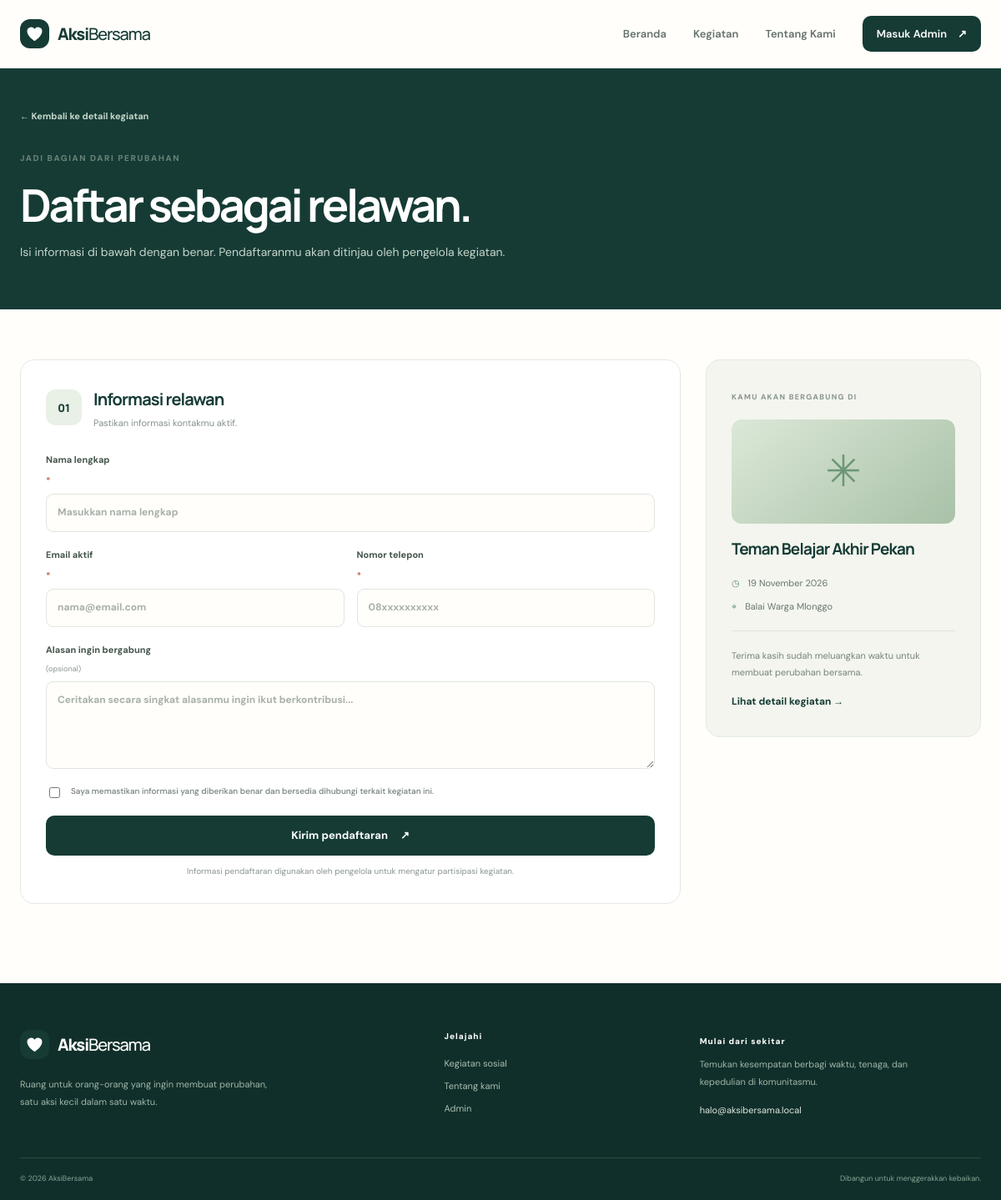
/register.php?event_id=2, run on the app's committed database.
### tables this page shows
CREATE TABLE events (
    id BIGINT UNSIGNED AUTO_INCREMENT PRIMARY KEY,
    title VARCHAR(150) NOT NULL,
    category ENUM('lingkungan','pendidikan','sosial','kesehatan','kemanusiaan','lainnya') NOT NULL DEFAULT 'sosial',
    event_date DATE NOT NULL,
    location VARCHAR(180) NOT NULL,
    capacity INT UNSIGNED NOT NULL DEFAULT 30,
    description TEXT NOT NULL,
    requirements TEXT NULL,
    image_url VARCHAR(500) NULL,
    status ENUM('draft','published') NOT NULL DEFAULT 'draft',
    created_by BIGINT UNSIGNED NULL,
    created_at TIMESTAMP DEFAULT CURRENT_TIMESTAMP,
    updated_at TIMESTAMP DEFAULT CURRENT_TIMESTAMP ON UPDATE CURRENT_TIMESTAMP,
    CONSTRAINT fk_events_admin FOREIGN KEY (created_by) REFERENCES admins(id) ON DELETE SET NULL,
    INDEX idx_events_public (status, event_date),
    INDEX idx_events_category (category)
);

### includes/functions.php (called while the page is built, shortened)
<?php
function e(?string $value): string {
    return htmlspecialchars($value ?? '', ENT_QUOTES | ENT_SUBSTITUTE, 'UTF-8');
}
function url(string $path = ''): string {
    return rtrim(BASE_URL, '/') . '/' . ltrim($path, '/');
}
function format_date(?string $date): string {
    $months = [1=>'Januari', 'Februari', 'Maret', 'April', 'Mei', 'Juni', 'Juli', 'Agustus', 'September', 'Oktober', 'November', 'Desember'];
    $time = strtotime($date);
    return date('j', $time) . ' ' . $months[(int)date('n', $time)] . ' ' . date('Y', $time);
}

### register.php (the view, shortened to what this page needs)
<?php
require_once __DIR__ . '/config/config.php';
require_once __DIR__ . '/includes/functions.php';
$eventId = filter_input(INPUT_GET, 'event_id', FILTER_VALIDATE_INT) ?: filter_input(INPUT_POST, 'event_id', FILTER_VALIDATE_INT);
$stmt = $pdo->prepare("SELECT e.*, (SELECT COUNT(*) FROM registrations r WHERE r.event_id=e.id AND r.status IN ('menunggu','diterima','hadir')) AS registered_count FROM events e WHERE e.id=? AND e.status='published' LIMIT 1");
$stmt->execute([$eventId]);
$event = $stmt->fetch();
$name = $email = $phone = $motivation = '';
require __DIR__ . '/includes/header.php';
?>
<section class="page-hero page-hero-small"><div class="container"><a class="back-link" href="<?= e(url('event.php?id=' . $event['id'])) ?>">← Kembali ke detail kegiatan</a><span class="eyebrow">JADI BAGIAN DARI PERUBAHAN</span><h1>Daftar sebagai relawan.</h1><p>Isi informasi di bawah dengan benar. Pendaftaranmu akan ditinjau oleh pengelola kegiatan.</p></div></section>
<section class="section form-section"><div class="container registration-layout">
    <div class="form-card">
        <div class="form-card-heading"><span class="form-step">01</span><div><h2>Informasi relawan</h2><p>Pastikan informasi kontakmu aktif.</p></div></div>
        <form method="post" action="<?= e(url('register.php?event_id=' . $event['id'])) ?>" class="form-stack">
            <label>Nama lengkap <span>*</span><input type="text" name="name" value="<?= e($name) ?>" maxlength="100" placeholder="Masukkan nama lengkap" required autocomplete="name"></label>
            <div class="form-row"><label>Email aktif <span>*</span><input type="email" name="email" value="<?= e($email) ?>" maxlength="150" placeholder="nama@email.com" required autocomplete="email"></label><label>Nomor telepon <span>*</span><input type="tel" name="phone" value="<?= e($phone) ?>" maxlength="30" placeholder="08xxxxxxxxxx" required autocomplete="tel"></label></div>
            <label>Alasan ingin bergabung <small>(opsional)</small><textarea name="motivation" rows="4" maxlength="1000" placeholder="Ceritakan secara singkat alasanmu ingin ikut berkontribusi..."><?= e($motivation) ?></textarea></label>
            <label class="consent-check"><input type="checkbox" required><span>Saya memastikan informasi yang diberikan benar dan bersedia dihubungi terkait kegiatan ini.</span></label>
            <button class="btn btn-primary btn-block" type="submit">Kirim pendaftaran <span>↗</span></button>
            <p class="form-privacy">Informasi pendaftaran digunakan oleh pengelola untuk mengatur partisipasi kegiatan.</p>
        </form>
    </div>
    <aside class="event-summary"><span class="summary-label">KAMU AKAN BERGABUNG DI</span><div class="summary-art">✳</div><h3><?= e($event['title']) ?></h3><div class="summary-meta"><span>◷</span><?= e(format_date($event['event_date'])) ?></div><div class="summary-meta"><span>⌖</span><?= e($event['location']) ?></div><div class="summary-divider"></div><p>Terima kasih sudah meluangkan waktu untuk membuat perubahan bersama.</p><a href="<?= e(url('event.php?id=' . $event['id'])) ?>" class="text-link">Lihat detail kegiatan →</a></aside>
</div></section>
<?php require __DIR__ . '/includes/footer.php'; ?>

### assets/css/style.css (style rules this page uses)
:root { --forest:#163b35;--forest-2:#214d43;--forest-3:#2d6255;--sage:#dce9df;--sage-2:#eef4ef;--cream:#f8f7f1;--paper:#fffefa;--ink:#1e2c28;--muted:#77837d;--line:#e5e9e3;--amber:#e6b85c;--coral:#df8b6c;--blue:#e3eef8;--shadow:0 18px 55px rgba(21,52,44,.08);--radius:20px }
* { box-sizing:border-box }
html { scroll-behavior:smooth;scroll-padding-top:90px }
body { margin:0;background:var(--paper);color:var(--ink);font-family:'DM Sans',sans-serif;font-size:15px;line-height:1.65;-webkit-font-smoothing:antialiased }
h1,h2,h3,h4,p { margin-top:0 }
h1,h2,h3,.brand { font-family:'Manrope',sans-serif;letter-spacing:-.045em }
a { color:inherit;text-decoration:none }
button,input,textarea,select { font:inherit }
button,a,input,textarea,select { -webkit-tap-highlight-color:transparent }
button { cursor:pointer }
.container { width:min(1160px,calc(100% - 48px));margin-inline:auto }
.eyebrow { display:inline-flex;align-items:center;gap:9px;color:#698278;font-size:10px;font-weight:800;letter-spacing:.16em;line-height:1.4 }
.btn { display:inline-flex;align-items:center;justify-content:center;gap:15px;border:0;border-radius:10px;padding:13px 19px;font-weight:700;font-size:13px;transition:transform .2s,background .2s;cursor:pointer }
.btn-primary { background:var(--forest);color:#fff }
.btn-block { width:100% }
.text-link { font-size:12px;font-weight:700;color:var(--forest) }
.section { padding:95px 0 }
.page-hero { background:var(--forest);color:#fff;padding:65px 0 70px }
.page-hero .back-link { display:block;margin-bottom:28px;color:#c5d7ca }
.back-link { font-size:11px;font-weight:700;color:#688077;display:inline-block;margin-bottom:20px }
.page-hero h1 { font-size:clamp(36px,5vw,54px);line-height:1.15;letter-spacing:-.06em;margin:13px 0 }
.page-hero>div>p { color:#c5d5cb;max-width:680px;font-size:14px;line-height:1.9;margin-bottom:0 }
.page-hero-small { padding:48px 0 55px }
.panel-kicker,.summary-label { font-size:9px;font-weight:800;letter-spacing:.14em;color:#8a978f }
.form-section { padding-top:60px }
.registration-layout { display:grid;grid-template-columns:minmax(0,1fr) 330px;gap:30px;align-items:start }
.form-card,.event-summary { background:#fff;border:1px solid var(--line);border-radius:17px;padding:30px }
.form-card-heading { display:flex;gap:14px;align-items:center;margin-bottom:26px }
.form-step { width:43px;height:43px;display:grid;place-items:center;border-radius:12px;background:#e9f0e6;color:var(--forest);font:800 13px 'Manrope',sans-serif }
.form-card-heading h2 { font-size:20px;color:var(--forest);margin:0 0 3px }
.form-card-heading p { font-size:11px;color:#859188;margin:0 }
.form-stack,.admin-form { display:flex;flex-direction:column;gap:18px }
.form-stack label,.admin-form label { display:flex;flex-direction:column;gap:7px;font-size:11px;font-weight:700;color:#44554b }
.form-stack label>span:not(.consent-check span),.admin-form label>span { color:#c96e51 }
.form-stack label small,.admin-form label small { font-weight:400;color:#8a958d }
.form-stack input:not([type=checkbox]),.form-stack textarea,.admin-form input,.admin-form textarea,.admin-form select,.status-form select { width:100%;border:1px solid #dfe6de;border-radius:9px;background:#fffefa;padding:12px 13px;font-size:12px;color:var(--ink);outline:none;transition:border .2s,box-shadow .2s }
.form-stack input::placeholder,.form-stack textarea::placeholder { color:#a8b0a9 }
.form-stack textarea,.admin-form textarea { resize:vertical;min-height:100px }
.form-row { display:grid;grid-template-columns:1fr 1fr;gap:15px }
.consent-check { display:flex!important;flex-direction:row!important;align-items:flex-start;gap:10px!important;font-weight:500!important;color:#748078!important;line-height:1.7 }
.consent-check input { margin-top:4px;accent-color:var(--forest) }
.consent-check span { font-size:10px }
.form-privacy { font-size:10px;color:#8b968e;text-align:center;margin:-7px 0 0 }
.event-summary { background:#f3f5ee }
.summary-art { height:125px;border-radius:12px;margin:17px 0;background:linear-gradient(140deg,#dce8d8,#a8c1a7);display:grid;place-items:center;color:#6c9675;font-size:52px }
.event-summary h3 { font-size:19px;line-height:1.4;color:var(--forest);margin:0 0 18px }
.summary-meta { display:flex;align-items:flex-start;gap:10px;color:#69776f;font-size:11px;margin:10px 0 }
.summary-meta span { color:#699078 }
.summary-divider { height:1px;background:#dce4d9;margin:20px 0 }
.event-summary>p { font-size:11px;color:#77847b;line-height:1.8 }

### data on the page
events: title "Teman Belajar Akhir Pekan", event_date "19 November 2026", location "Balai Warga Mlonggo"
